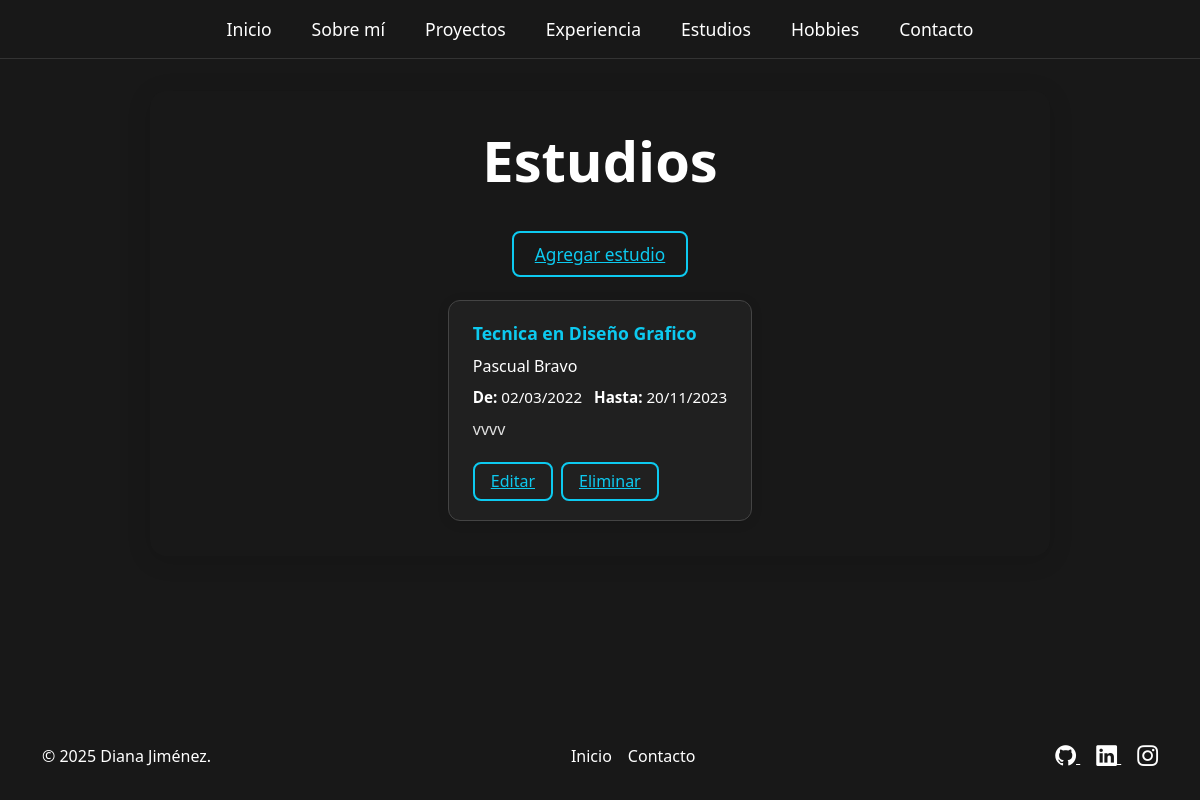
The app's page /estudios/, older data.
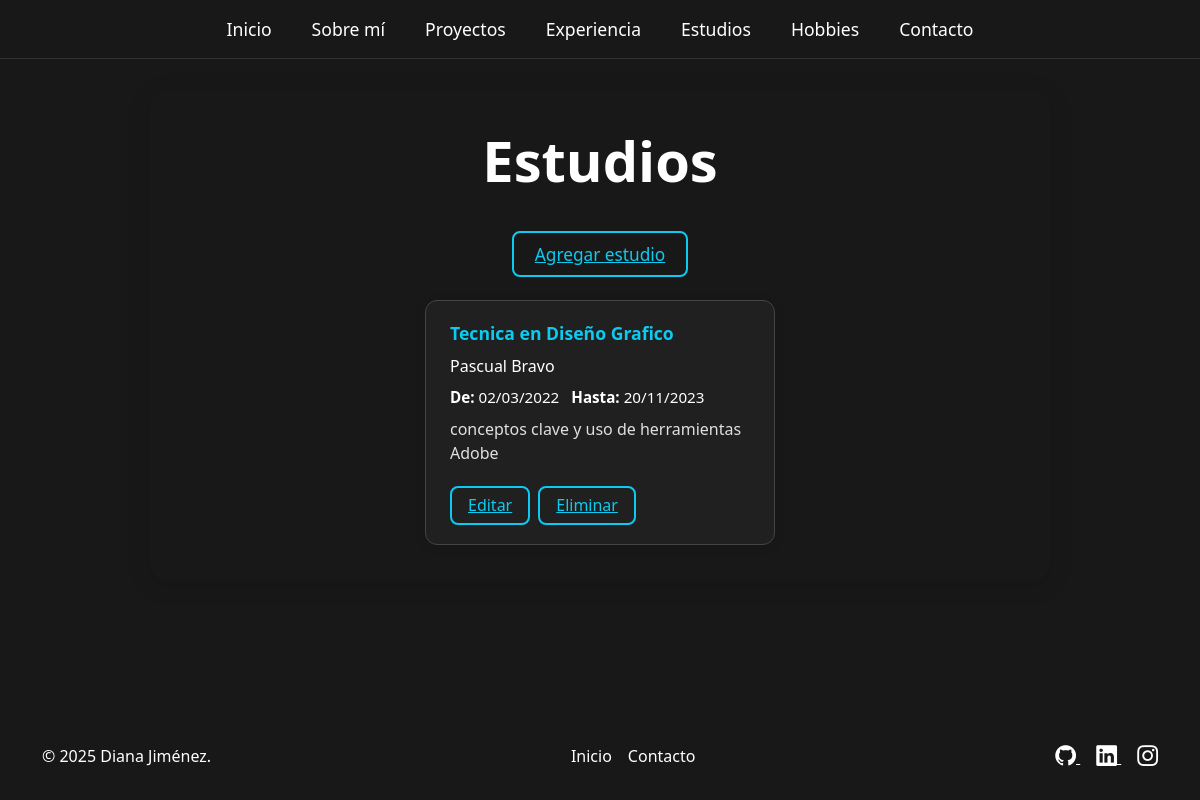
The same page, newer data.
### portafolio_app/models.py (models this page shows, shortened)
class Estudio(models.Model):
    institucion = models.CharField(max_length=120)
    titulo_obtenido = models.CharField(max_length=120)
    fecha_inicio = models.DateField()
    fecha_fin = models.DateField(null=True, blank=True)
    descripcion = models.TextField(blank=True)

### portafolio_app/views.py (the view)
# urls.py: path('estudios/', views.lista_estudios, name='lista_estudios'),
def lista_estudios(request):
    estudios = Estudio.objects.all()
    return render(request, 'portafolio/lista_estudios.html', {'estudios': estudios})

### portafolio_app/templates/portafolio/lista_estudios.html
{% extends 'portafolio/base.html' %}
{% block contenido %}
<div class="estudios-container">
    <h1 class="display-4 fw-bold gradient-text text-center mb-5">Estudios</h1>
    <div class="estudios-agregar">
        <a href="{% url 'crear_estudio' %}" class="estudios-btn-add">Agregar estudio</a>
    </div>
    <div class="estudios-list">
        {% for estudio in estudios %}
        <div class="estudio-card">
            <div class="estudio-titulo">{{ estudio.titulo_obtenido }}</div>
            <div class="estudio-institucion">{{ estudio.institucion }}</div>
            <div class="estudio-fechas">
                <span><strong>De:</strong> {{ estudio.fecha_inicio|date:"d/m/Y" }}</span>
                <span class="ms-2"><strong>Hasta:</strong>
                    {% if estudio.fecha_fin %}
                    {{ estudio.fecha_fin|date:"d/m/Y" }}
                    {% else %}
                    Actual
                    {% endif %}
                </span>
            </div>
            {% if estudio.descripcion %}
            <div class="estudio-descripcion">{{ estudio.descripcion }}</div>
            {% endif %}
            <div class="estudio-actions">
                <a href="{% url 'editar_estudio' estudio.id %}" class="estudios-btn-edit">Editar</a>
                <a href="{% url 'eliminar_estudio' estudio.id %}" class="estudios-btn-delete">Eliminar</a>
            </div>
        </div>
        {% empty %}
        <div class="estudio-empty">No hay estudios registrados.</div>
        {% endfor %}
    </div>
</div>
{% endblock %}

Row changes from the older to the newer data that the page shows:
changed Estudio "Tecnica en Diseño Grafico": descripcion "vvvv" → "conceptos clave y uso de herramientas Adobe"
